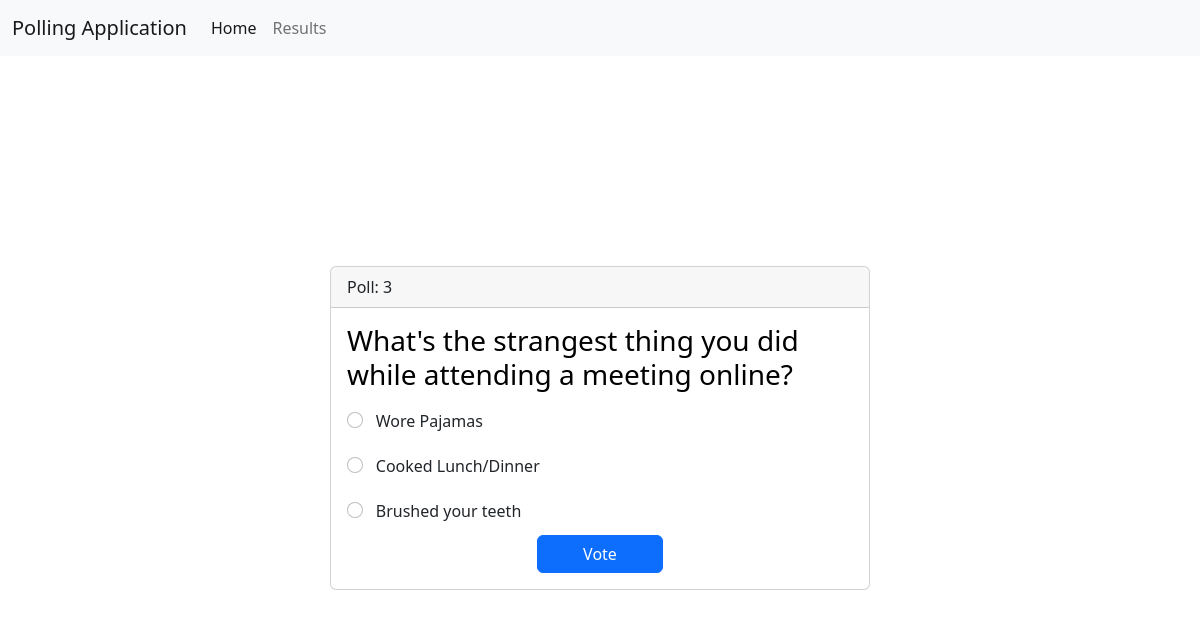
/poll/3, run on the app's committed database.
### app.py (models this page shows)
class Questions(db.Model):
    __tablename__ = 'questions'
    sno = db.Column(db.Integer, primary_key=True)
    question = db.Column(db.String(200), nullable=False)
    date_created = db.Column(db.DateTime, default=datetime.utcnow)

class Choices(db.Model):
    __tablename__ = 'choices'
    sno = db.Column(db.Integer, primary_key=True)
    question_id = db.Column(db.Integer, db.ForeignKey('questions.question'))
    choice_text = db.Column(db.String(200), nullable=False)
    votes = db.Column(db.Integer, nullable=False)

### app.py (the view, shortened to what this page needs)
@app.route('/poll/<int:sno>', methods={'GET', 'POST'})
def get_poll(sno):
    question = Questions.query.filter_by(sno=sno).first()
    choice_lst = Choices.query.filter_by(question_id=sno).all()
    return render_template('poll.html', question=question, choice_lst=choice_lst)

### templates/poll.html (shortened to what this page needs)
{% extends 'base.html' %}
{% block css %}
    <link rel="stylesheet" href="../static/css/poll.css">
{% endblock css %}
{% block body %}
<form class="form" action="/poll/{{question.sno}}" method="post">
    <div class="card">
        <div class="card-header">
            Poll: {{ question.sno }}
        </div>
        <div class="card-body">
            <h3 class="card-title"><a href="/poll/{{question.sno}}">{{ question.question }}</a></h3>
            {% for choice in choice_lst %}
                <div class="form-check">
                    <input class="form-check-input" type="radio" name="choice" id="choice{{ loop.index }}" value="{{ choice.sno }}">
                    <label class="form-check-label card-text" for="choice{{ loop.index }}">{{ choice.choice_text }}</label>
                </div>
            {% endfor %}
            <input class="btn btn-primary" type="submit" value="Vote">
        </div>
    </div>
</form>
{% endblock body %}

### static/css/poll.css (style rules this page uses)
.form { display: flex; justify-content: center; align-items: center; height: 46.5rem; }
.card { width: 45%; }
h3 a { text-decoration: none; color: #000000; }
.form-check-input { margin-top: 2.6%; }
.card-text { padding: 2% 1%; }
.btn { width: 25%; display: block; margin-left: auto; margin-right: auto; }

### data on the page
Questions: sno "3", question "What's the strangest thing you did while attending a meeting online?"
Choices: choice_text "Wore Pajamas"
Choices: choice_text "Cooked Lunch/Dinner"
Choices: choice_text "Brushed your teeth"
